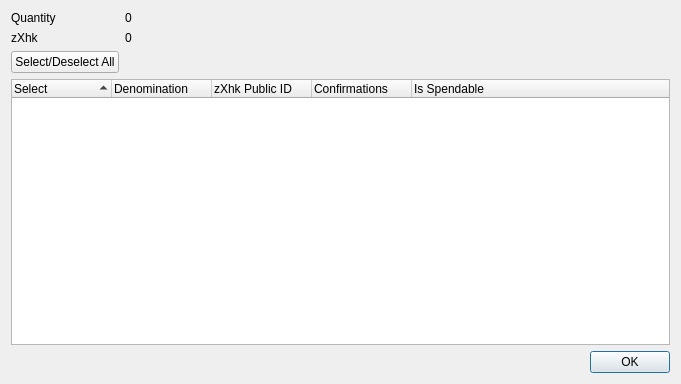
<?xml version="1.0" encoding="UTF-8"?>
<ui version="4.0">
 <class>ZXhkControlDialog</class>
 <widget class="QDialog" name="ZXhkControlDialog">
  <property name="geometry">
   <rect>
    <x>0</x>
    <y>0</y>
    <width>681</width>
    <height>384</height>
   </rect>
  </property>
  <property name="minimumSize">
   <size>
    <width>681</width>
    <height>384</height>
   </size>
  </property>
  <property name="windowTitle">
   <string>Select zXhk to Spend</string>
  </property>
  <layout class="QGridLayout" name="gridLayout">
   <item row="0" column="0">
    <layout class="QFormLayout" name="formLayout">
     <property name="sizeConstraint">
      <enum>QLayout::SetDefaultConstraint</enum>
     </property>
     <item row="0" column="0">
      <widget class="QLabel" name="labelQuantity">
       <property name="text">
        <string>Quantity</string>
       </property>
      </widget>
     </item>
     <item row="0" column="1">
      <widget class="QLabel" name="labelQuantity_int">
       <property name="text">
        <string>0</string>
       </property>
      </widget>
     </item>
     <item row="1" column="0">
      <widget class="QLabel" name="labelZXhk">
       <property name="text">
        <string>zXhk</string>
       </property>
      </widget>
     </item>
     <item row="1" column="1">
      <widget class="QLabel" name="labelZXhk_int">
       <property name="text">
        <string>0</string>
       </property>
      </widget>
     </item>
     <item row="2" column="0">
      <widget class="QPushButton" name="pushButtonAll">
       <property name="text">
        <string>Select/Deselect All</string>
       </property>
      </widget>
     </item>
    </layout>
   </item>
   <item row="1" column="0">
    <layout class="QVBoxLayout" name="verticalLayout">
     <item>
      <widget class="QTreeWidget" name="treeWidget">
       <property name="minimumSize">
        <size>
         <width>0</width>
         <height>250</height>
        </size>
       </property>
       <property name="alternatingRowColors">
        <bool>true</bool>
       </property>
       <property name="sortingEnabled">
        <bool>true</bool>
       </property>
       <property name="columnCount">
        <number>5</number>
       </property>
       <attribute name="headerDefaultSectionSize">
        <number>100</number>
       </attribute>
       <column>
        <property name="text">
         <string notr="true">Select</string>
        </property>
       </column>
       <column>
        <property name="text">
         <string notr="true">Denomination</string>
        </property>
       </column>
       <column>
        <property name="text">
         <string notr="true">zXhk Public ID</string>
        </property>
       </column>
       <column>
        <property name="text">
         <string notr="true">Confirmations</string>
        </property>
       </column>
       <column>
        <property name="text">
         <string>Is Spendable</string>
        </property>
       </column>
      </widget>
     </item>
     <item>
      <widget class="QDialogButtonBox" name="buttonBox">
       <property name="orientation">
        <enum>Qt::Horizontal</enum>
       </property>
       <property name="standardButtons">
        <set>QDialogButtonBox::Ok</set>
       </property>
      </widget>
     </item>
    </layout>
   </item>
  </layout>
 </widget>
 <resources/>
 <connections>
  <connection>
   <sender>buttonBox</sender>
   <signal>accepted()</signal>
   <receiver>ZXhkControlDialog</receiver>
   <slot>accept()</slot>
   <hints>
    <hint type="sourcelabel">
     <x>248</x>
     <y>254</y>
    </hint>
    <hint type="destinationlabel">
     <x>157</x>
     <y>274</y>
    </hint>
   </hints>
  </connection>
  <connection>
   <sender>buttonBox</sender>
   <signal>rejected()</signal>
   <receiver>ZXhkControlDialog</receiver>
   <slot>reject()</slot>
   <hints>
    <hint type="sourcelabel">
     <x>316</x>
     <y>260</y>
    </hint>
    <hint type="destinationlabel">
     <x>286</x>
     <y>274</y>
    </hint>
   </hints>
  </connection>
 </connections>
</ui>
